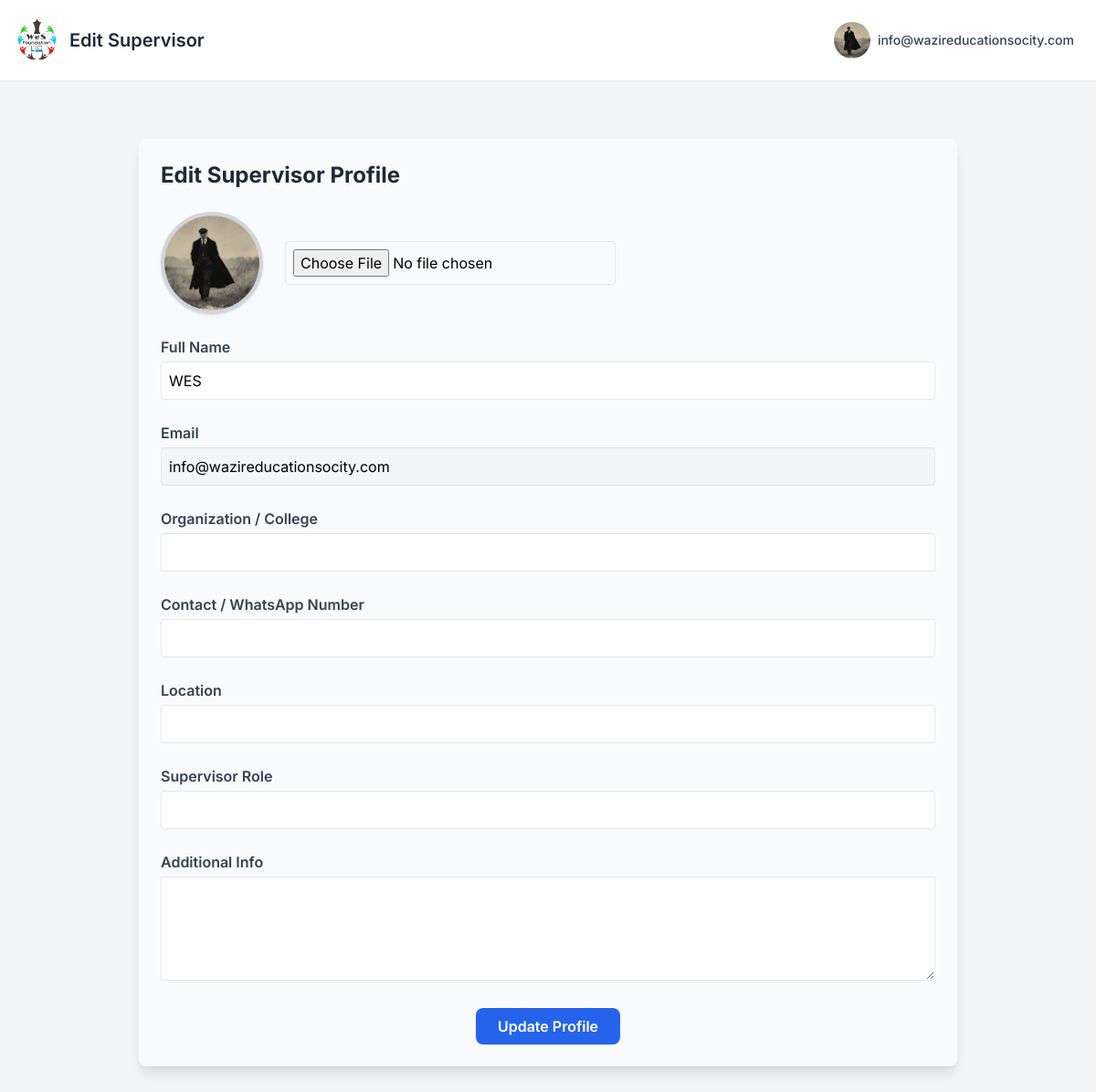
The page /edit_supervisor_profile (signed in) on the database as committed earlier.
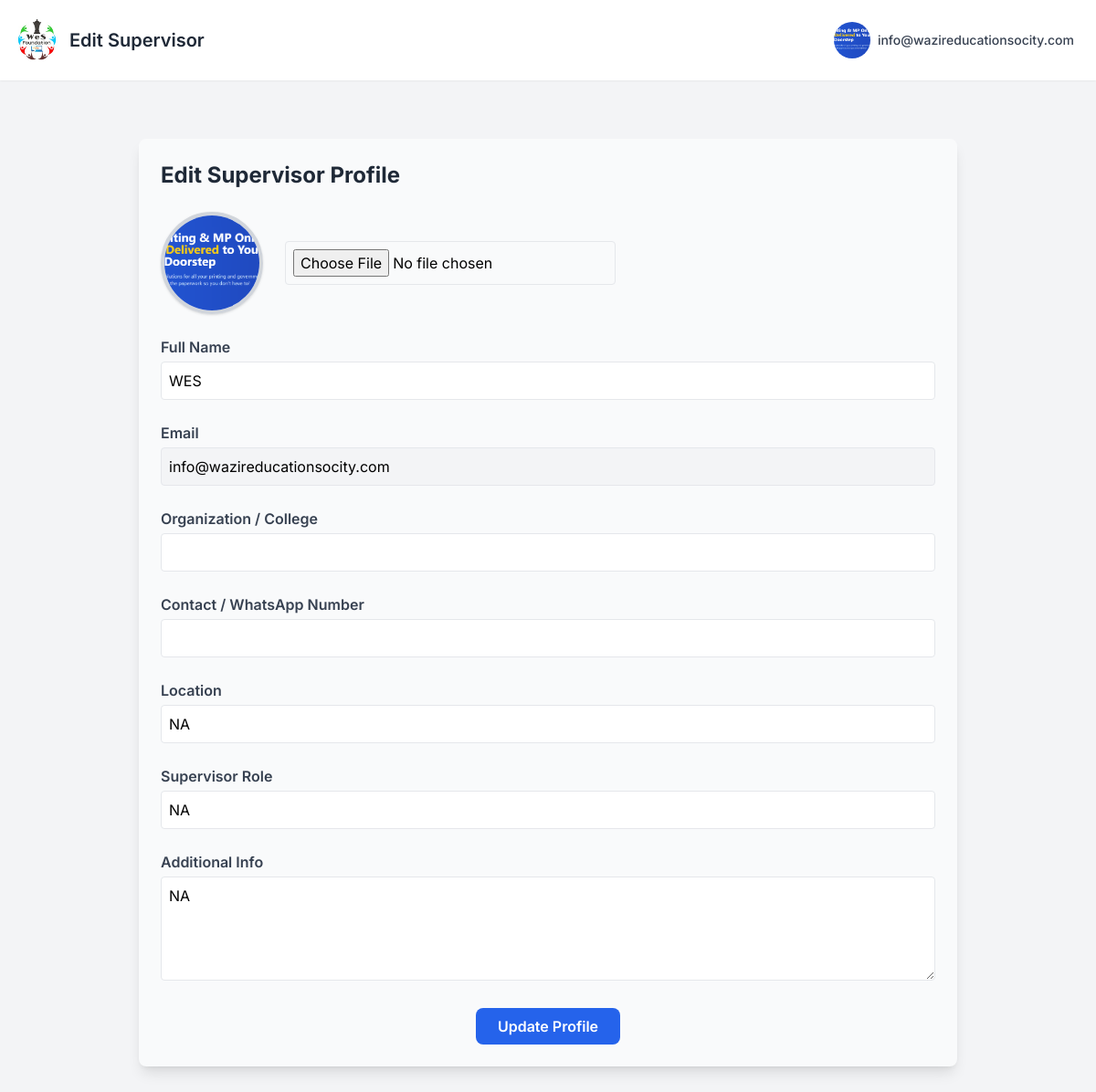
The same page on the database as committed later.
### app.py (models this page shows)
class SupervisorProfile(db.Model):
    __tablename__ = "supervisor_profile"
    id = db.Column(db.Integer, primary_key=True)
    user_id = db.Column(db.Integer, db.ForeignKey("signup_details.id"), nullable=False, unique=True)
    organisation = db.Column(db.String(150))
    whatsapp = db.Column(db.String(20))
    location = db.Column(db.String(100))
    role = db.Column(db.String(100))
    additional_info = db.Column(db.Text)
    profile_picture = db.Column(db.String(100))
    user = db.relationship("User", backref="supervisor_profile", uselist=False)

### app.py (the view, shortened to what this page needs)
@app.route("/edit_supervisor_profile", methods=["GET", "POST"])
def editsupervisorprofile():
    if "email" not in session or session.get("user_type") != "0":
        return redirect(url_for("signin"))
    user = User.query.filter_by(email=session["email"]).first()
    profile = SupervisorProfile.query.filter_by(user_id=user.id).first()
    institutions = Institution.query.filter_by(status="active").all()
    return render_template(
        "supervisor/editsupervisorprofile.html",
        full_name=user.name,
        email=user.email,
        institution=user.institution,  # Pass current institution
        institutions=institutions,     # Pass institutions list
        organisation_or_college=profile.organisation if profile else "",
        whatsapp_number=profile.whatsapp if profile else "",
        location=profile.location if profile else "",
        role=profile.role if profile else "",
        additional_info=profile.additional_info if profile else "",
        profile_picture=profile.profile_picture if profile else None
    )

### app.py (called while the page is built)
@app.context_processor
def inject_profile_complete():
    profile_complete = True  # Default to True (no popup)
    if "email" in session and session.get("user_type") in ["1", "2"]:
        user = User.query.filter_by(email=session["email"]).first()
        if user:
            profile_complete = check_profile_complete(user.id, session.get("user_type"))
    return dict(profile_complete=profile_complete)

### templates/supervisor/editsupervisorprofile.html (shortened to what this page needs)
{% extends "base2.html" %}
{% block user %}Edit Supervisor{% endblock %}
{% block content %}
<div class="max-w-4xl mx-auto mt-8 p-6 bg-gray-50 rounded-lg shadow-lg">
    <h2 class="text-2xl font-bold text-gray-800 mb-6">Edit Supervisor Profile</h2>
    <form id="supervisorProfileForm" method="POST" enctype="multipart/form-data" class="space-y-6" onsubmit="return validateSupervisorForm()">
        <div class="flex flex-col items-center md:flex-row md:items-center md:space-x-6">
            <img src="{{ url_for('static', filename='uploads/' + (profile_picture if profile_picture else 'default.png')) }}"
                 alt="Profile Picture"
                 class="w-28 h-28 rounded-full object-cover border-4 border-gray-300 shadow mb-4 md:mb-0">
            <input type="file" name="profile_picture" class="border p-2 rounded w-full md:w-auto">
        </div>
        <div>
            <label class="block text-gray-700 font-semibold mb-1">Full Name</label>
            <input type="text" name="full_name" value="{{ full_name }}"
                   class="w-full border p-2 rounded" required>
        </div>
        <div>
            <label class="block text-gray-700 font-semibold mb-1">Email</label>
            <input type="email" value="{{ email }}" readonly
                   class="w-full border p-2 rounded bg-gray-100 cursor-not-allowed">
        </div>
        <div>
            <label class="block text-gray-700 font-semibold mb-1">Organization / College</label>
            <input type="text" name="organisation_or_college" value="{{ organisation }}"
                   class="w-full border p-2 rounded">
        </div>
        <div>
            <label class="block text-gray-700 font-semibold mb-1">Contact / WhatsApp Number</label>
            <input type="text" name="whatsapp_number" value="{{ whatsapp }}"
                   class="w-full border p-2 rounded">
        </div>
        <div>
            <label class="block text-gray-700 font-semibold mb-1">Location</label>
            <input type="text" name="location" value="{{ location }}"
                   class="w-full border p-2 rounded">
        </div>
        <div>
            <label class="block text-gray-700 font-semibold mb-1">Supervisor Role</label>
            <input type="text" name="role" value="{{ role }}"
                   class="w-full border p-2 rounded">
        </div>
        <div>
            <label class="block text-gray-700 font-semibold mb-1">Additional Info</label>
            <textarea name="additional_info" rows="4" class="w-full border p-2 rounded">{{ additional_info }}</textarea>
        </div>
        <div class="text-center">
            <button type="submit"
                    class="px-6 py-2 rounded-lg bg-blue-600 text-white font-semibold hover:bg-blue-700 transition">
                Update Profile
            </button>
        </div>
    </form>
</div>
{% endblock %}

### templates/base2.html (shortened to what this page needs)
<!DOCTYPE html>
<html lang="en">
<head>
    <script src="https://cdn.tailwindcss.com"></script>
    <link href='https://cdn.jsdelivr.net/npm/fullcalendar@5.11.3/main.min.css' rel='stylesheet' />
</head>
<body class="flex flex-col h-screen overflow-hidden">
    <nav class="bg-white shadow-sm p-4 flex justify-between items-center z-10">
        <div class="flex items-center space-x-2">
            <a href="
            {% if session.get('user_type') == '0' %}
                {{ url_for('supervisordashboard') }}
            {% elif session.get('user_type') == '1' %}
                {{ url_for('mentordashboard') }}
            {% elif session.get('user_type') == '2' %}
                {{ url_for('menteedashboard') }}
            {% elif session.get('user_type') == '3' %}
                {{ url_for('institutiondashboard') }}
            {% else %}
                {{ url_for('home') }}
            {% endif %}
            " class="flex items-center">
                <img src="{{ url_for('static', filename='img/logo.jpg') }}" alt="LOGO" class="h-12 w-12 rounded-full mr-3">
                <span class="text-xl font-semibold text-gray-800">{% block user %}{% endblock %}</span>
            </a>
        </div>
        <div class="relative">
            <button id="profile-dropdown-btn" class="group flex items-center space-x-2 p-2 rounded-full hover:bg-gray-600 hover:text-white transition-colors duration-200 focus:outline-none focus:ring focus:ring-blue-300">
                <div class="top-right-profile">
                    {% if current_user_profile_pic and current_user_profile_pic != 'default.png' %}
                        <img src="{{ url_for('static', filename='uploads/' + current_user_profile_pic) }}"
                             alt="Profile Picture" class="w-10 h-10 rounded-full object-cover">
                    {% else %}
                        <img src="{{ url_for('static', filename='uploads/default.png') }}"
                             alt="Profile Picture" class="w-10 h-10 rounded-full object-cover">
                    {% endif %}
                </div>
                <span class="text-sm font-medium text-gray-700 group-hover:text-white hidden sm:block">{{ session.get('email') }}</span>
            </button>
        </div>
    </nav>
    <div class="flex flex-1 overflow-hidden">
        <main class="flex-1 p-8 overflow-y-auto pb-40">
            {% block content %}{% endblock %}
        </main>
    </div>
</body>
</html>

Rows that differ between the two databases and show on the page:
changed SupervisorProfile: profile_picture: a different picture; location (not shown) → "NA"; role (not shown) → "NA"; additional_info (not shown) → "NA"
